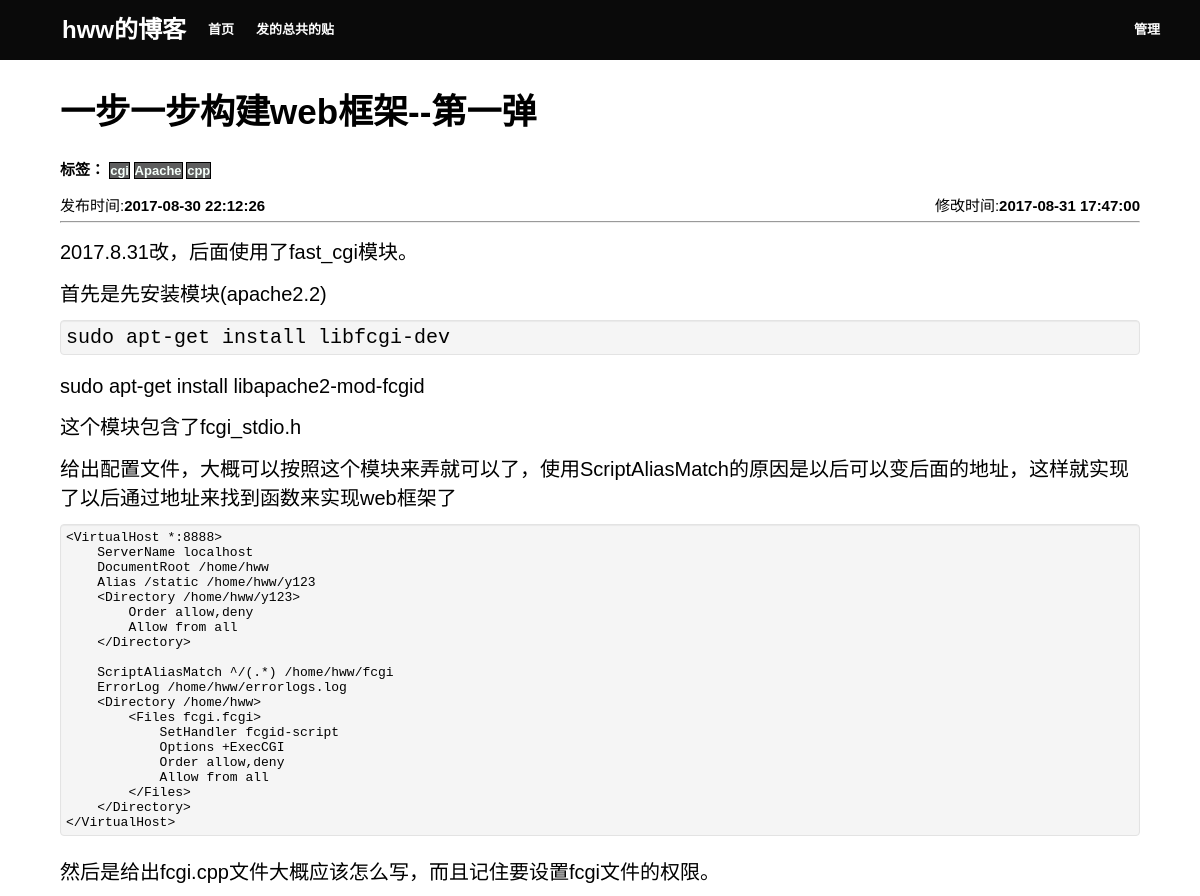
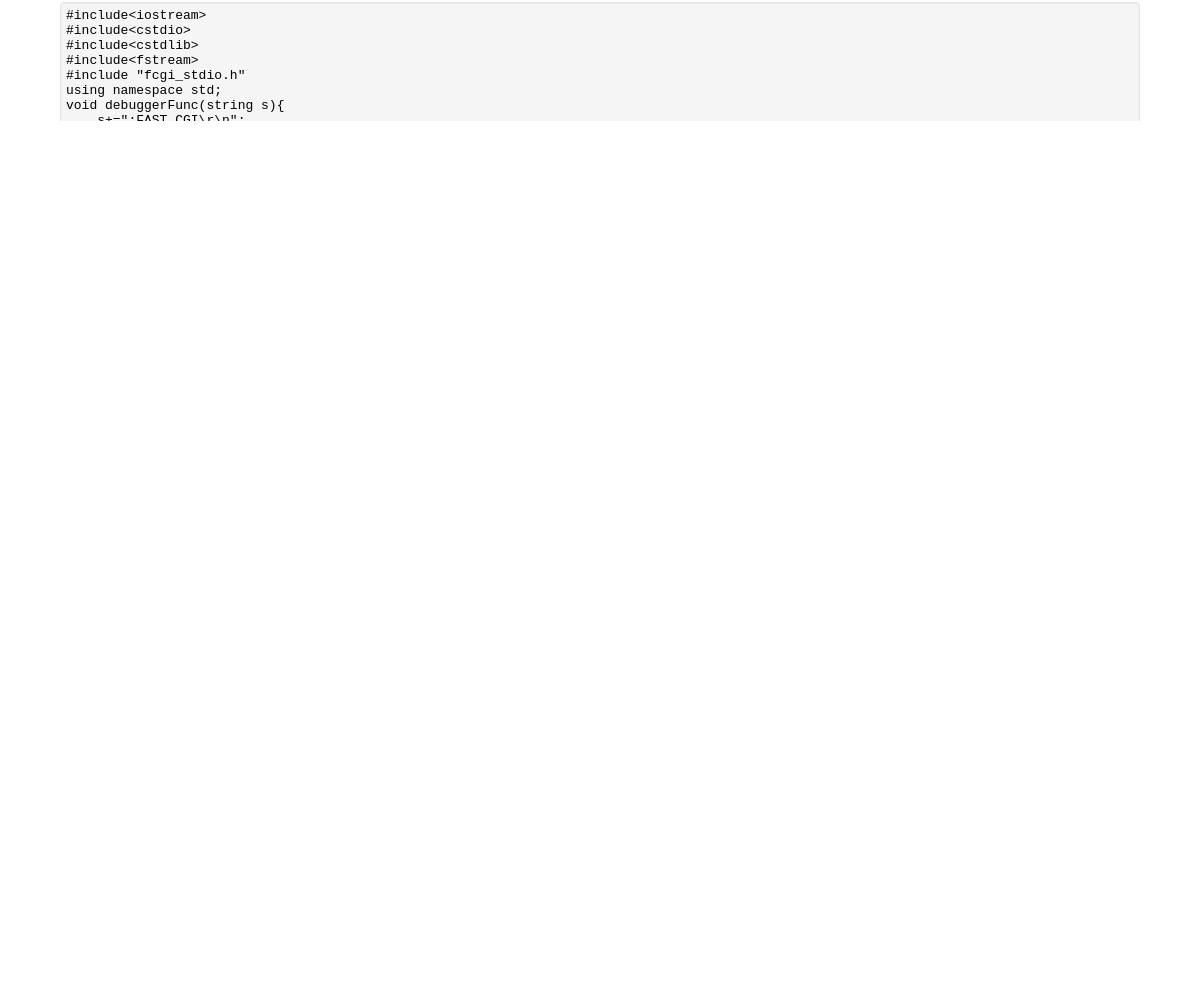
Screenshot of /article/一步一步构建web框架--第一弹 with the database file from the repository (2 pictures, top to bottom).
### myblog/models.py (models this page shows, shortened)
class Article(models.Model):
    title=models.CharField('标题',max_length=128)
    category=models.ManyToManyField(Category)
    First_time=models.DateTimeField('第一次发表时间',auto_now_add=True)
    Revise_time=models.DateTimeField('修改时间')
    sumarry=models.CharField('梗概',max_length=280,default='')
    content = RichTextField('内容')
    class Meta:
        ordering = ['-Revise_time']

class Category(models.Model):
    name=models.CharField('文章类别',max_length=32)
    time=models.DateTimeField('第一次创建时间',auto_now_add=True)
    class Meta:
        ordering=['-time']

### myblog/views.py (called while the page is built)
def article(request,article_content):
    article=Article.objects.get(title=article_content)
    return render(request, 'article.html' ,{'article':article})

### myblog/templates/article.html (shortened to what this page needs)
<html>
	<head>
	</head>
	<link href="/static/css/article.css" type="text/css" rel="stylesheet" />
	<body>
		<div class="whole_header">
			<div class="nav">
				<div style="width: 1120px; margin: 0 auto">
					<div class="inner_nav1">
						<a style="font-size: 24px;" href='/'>hww的博客</a>
						<a href="/">首页</a>
						<a href='/'>发的总共的贴</a>
					</div>
					<div class="inner_nav2">
						<a href="/admin">管理</a>
					</div>
				</div>
			</div>
		</div>
		<br/>
		<br/>
		<br/>
		<br/>
		<div class="body">
			<div>
				<h1 style="font-size:35px">{{article.title}}</h1>
				<div>
					<strong style="font-size:15px;">标签： </strong>
					{%for i in article.category.all%}
						<a style="color:#F5FFFA;border: 1px solid #000;" href='/category/{{i.name}}'><span style="background-color: #5e5e5e;">{{i.name}}</span></a>
					{%endfor%}
				</div>
				<br/>
				<span style="font-size:15px;">发布时间:<strong>{{article.First_time|date:"Y-m-d H:i:s"}}</strong></span>
				<span style="float:right;font-size:15px;">修改时间:<strong>{{article.Revise_time|date:"Y-m-d H:i:s"}}</strong></span>
				<hr>
				<div class="articles">{{article.content|safe}}</div>
			</div>
			<div style="border-bottom: 4px double #ddd;height: 4px;margin: 20px 0;"></div>
			<p><strong>以下是评论：</strong></p>
            {%load threadedcomments_tags%}
			{% load comments %}
			<p>共有{{ comment_count }}个评论</p>
			{% if user.is_authenticated %}
				<p style="font-size:15px">若想<a href="/logout/">登出</a>请按这里</p>
				<p  style="font-size:20px"><strong>{{user.username}}</strong>欢迎写评论：</p>
			{% else %}
				<p style="font-size:15px">请 <a href="/login/">登录</a> 或者<a href="/reg/">注册</a>，若不登录可以写匿名评论</p>
			{%endif%}
			<div class="comment_form">
			</div>
		</div>
		<footer>
			<div class="text-center">
				<div class="row">
					<div class="col-lg-12">
						<div class="text-muted">
							<a href="https://www.djangoproject.com/">由django驱动</a>
							<br/>
							<a href="/introduce">Copyright © hww</a>
						</div>
					</div>
				</div>
			</div>
		</footer>
	</body>
</html>

### myblog/static/css/article.css (style rules this page uses)
.comment_form { background-color: #f5f5f5; border: 1px solid #e3e3e3; border-radius: 4px; box-shadow: 0 1px 1px rgba(0, 0, 0, 0.05) inset; margin-bottom: 20px; min-height: 20px; padding: 19px; width:50%; margin-right:100px; }
pre { background-color: #f5f5f5; border: 1px solid #e3e3e3; border-radius: 4px; box-shadow: 0 1px 1px rgba(0, 0, 0, 0.05) inset; margin-bottom: 20px; min-height: 20px; padding: 5px; }
body { margin:0; padding:0; font-family:"Microsoft YaHei",sans-serif; font-size: 13px; }
a { font-weight:bold; }
.nav { width: 100%; height:60px; background: #000 none repeat scroll 0 0; opacity: 0.96; position: fixed; top: 0; left:0; z-index: 10; text-decoration:none; }
.inner_nav1 a { font-family:"Helvitica Neue",Helvitica,Arial,"Microsoft YaHei",sans-serif; font-size:13px; height:60px; line-height:60px; margin-left:22px; text-align:center; text-decoration:none; color:#FFFFFF; float:left; }
.inner_nav2 a { font-family:"Helvitica Neue",Helvitica,Arial,"Microsoft YaHei",sans-serif; font-size:13px; height:60px; line-height:60px; margin-left:22px; text-align:center; text-decoration:none; color:#FFFFFF; float:right; }
.body { margin:0 auto; width: 1080px; padding-left: 15px; padding-right: 15px; }
.body a { text-decoration:none; color:blue; }
.text-center { text-align: center; }
.row { margin-top:10px; }
.col-lg-12 { width: 100%; float: left; min-height: 1px; padding-left: 15px; padding-right: 15px; position: relative }
.text-muted a { color: #777; text-decoration:none; }

### rows the page displays
Article: title "一步一步构建web框架--第一弹", First_time "2017-08-30 22:12:26", Revise_time "2017-08-31 17:47:00", content "2017.8.31改，后面使用了fast_cgi模块。 首先是先安装模块(apache2.2) sudo apt-get install libfcgi-dev sudo apt-get install libapache2-mod-fcgid 这个模块包含了fcgi_stdio.h 给出配置文件，大概可以按照这个模块来弄就可以了，使用ScriptAliasMatch的原因是以后可以变后面的地址，这样就实现了以后通过地址来找到函数来实现web框架了 <VirtualHost *:8888> ServerName localhost DocumentRoot /home/hww Alias /static /home/hww/y123 <Directory /home/hww/y123> Order allow,deny Allow from all </Directory> ScriptAliasMatch ^/(.*) /home/hww/fcgi ErrorLog /home/hww/errorlogs.log <Directory /home/hww> <Files fcgi.fcgi> SetHandler fcgid-script Options +ExecCGI Order allow,deny Allow from all </Files> </Directory> </VirtualHost> 然后是给出fcgi.cpp文件大概应该怎么写，而且记住要设置fcgi文件的权限。 #include<iostream> #include<cstdio>…"
Category: name "cgi"
Category: name "Apache"
Category: name "cpp"
